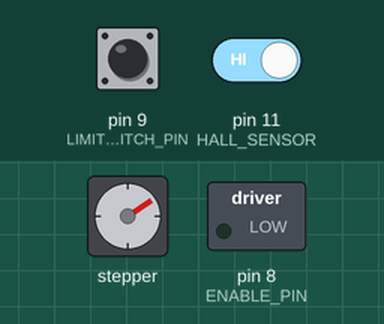
Recording of a sketch running on a simulated Arduino Uno, built with avr-gcc and run on an emulated ATmega328P. On the bench: stepper motor, switched loads named in the sketch (green lamp = pin HIGH). The test bench sets the inputs (shaded band); at power-on: pin 9 (LIMIT_SWITCH_PIN) HIGH, pin 11 (HALL_SENSOR) HIGH. Stepper angles assume 200 steps per turn; what the sketch prints to the serial monitor is not drawn.

Above: at 1.2 s.
1.3 s: pin 9 (LIMIT_SWITCH_PIN) pulled LOW for 0.15 s
At 1.65 s:
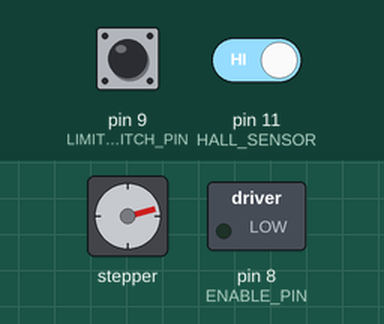
4.4 s: pin 11 (HALL_SENSOR) driven LOW
At 4.65 s:
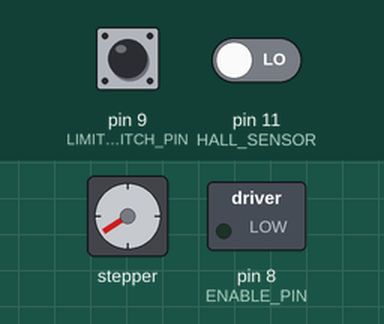
7.4 s: pin 9 (LIMIT_SWITCH_PIN) pulled LOW for 1 s
At 7.65 s:
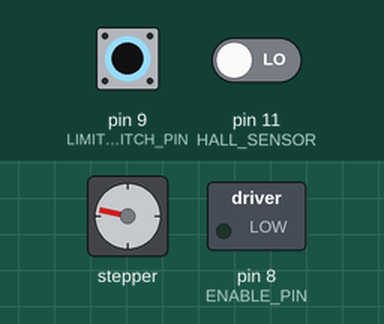
Timing chart, 0 to 16.5 s (numbered marks = the images above; inputs shaded):
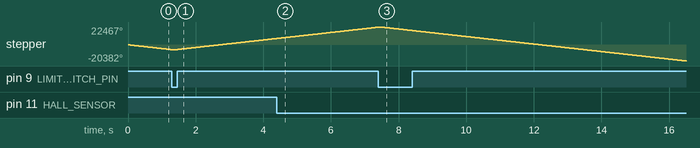

The sketch:

limit_and_auto_homing.ino
```cpp
#include <AccelStepper.h>
#include <MultiStepper.h>
// ===== 防抖配置 =====
#define LIMIT_SWITCH_PIN 9    // 限位开关引脚
#define DEBOUNCE_DELAY 50     // 防抖时间阈值（毫秒）
#define HALL_SENSOR       11
#define STEP_PIN       2
#define DIR_PIN        5
#define ENABLE_PIN      8
#define COOLDOWN_TIME 5000   // 5秒触发冷却时间

// ===== 全局变量 =====
bool lastStableState = HIGH;  // 默认上拉状态
bool lastRawState = HIGH;
unsigned long lastDebounceTime = 0;
int speed = -5000;
unsigned long startTime = 0;

// 步进电机状态机
enum MotorState { SPEED_MODE, MOVING_STEPS, STOPPED };
MotorState motorState = SPEED_MODE;

AccelStepper stepper(AccelStepper::DRIVER, STEP_PIN, DIR_PIN);

// ===== 状态变量 =====
bool lastHallState = HIGH;   // 默认上拉状态
unsigned long lastTriggerTime = 0;
unsigned long debounceStartTime = 0;
bool inDebounce = false;

// ===== 霍尔电压触发执行逻辑 =====
void onHallTriggered() {
  Serial.println("↓ 霍尔传感器下降沿触发");

  // 停止速度模式，切换到位置模式
  stepper.stop();
  stepper.move(4500);            // 左移4500步
  motorState = MOVING_STEPS;     // 更改状态
  Serial.println("开始左移4500步");
}

// ===== 函数声明 =====
void executeOnLimitTriggered();

// ===== 带防抖的限位检测 =====
bool checkLimitSwitch() {
  bool currentState = digitalRead(LIMIT_SWITCH_PIN);

  if (currentState != lastRawState) {
    lastDebounceTime = millis();
    lastRawState = currentState;
  }

  if ((millis() - lastDebounceTime) > DEBOUNCE_DELAY) {
    if (currentState != lastStableState) {
      lastStableState = currentState;
      Serial.print("[DEBUG] 稳定状态更新: ");
      Serial.println(lastStableState);
    }
  }
  return lastStableState;
}

// ===== 带状态检测的防抖函数 =====
void checkLimitWithAction() {
  static bool lastTriggerState = HIGH;
  bool currentState = checkLimitSwitch();

  if (lastTriggerState == HIGH && currentState == LOW) {
    executeOnLimitTriggered();
    Serial.println("[动作] 限位触发");
  }
  lastTriggerState = currentState;
}

// ===== 霍尔检测函数 =====
void checkHall() {
  bool currentState = digitalRead(HALL_SENSOR);
  unsigned long now = millis();

  // 检测下降沿（1→0）
  if (lastHallState == HIGH && currentState == LOW) {
    debounceStartTime = now;
    inDebounce = true;
  }

  // 防抖处理
  if (inDebounce && (now - debounceStartTime >= 20)) {
    if (digitalRead(HALL_SENSOR) == LOW) {
      if (now - lastTriggerTime >= COOLDOWN_TIME) {
        onHallTriggered();
        lastTriggerTime = now;
      }
    }
    inDebounce = false;
  }
  lastHallState = currentState;
}

// ===== 限位器触发逻辑 =====
void executeOnLimitTriggered() {
  Serial.println("限位器触发，开始反向");
  speed = 0 - speed;
  stepper.setSpeed(speed);
}

void setup() {
  Serial.begin(115200);
  pinMode(LIMIT_SWITCH_PIN, INPUT_PULLUP);
  pinMode(HALL_SENSOR, INPUT);
  pinMode(ENABLE_PIN, OUTPUT);
  digitalWrite(ENABLE_PIN, LOW);
  startTime = millis();

  // 步进电机参数
  stepper.setMaxSpeed(10000);
  stepper.setAcceleration(1000);
  stepper.setSpeed(speed);
}

void loop() {
  checkLimitWithAction();
  checkHall(); // 启用霍尔检测函数

  // 状态机控制
  switch (motorState) {
    case SPEED_MODE:
      stepper.runSpeed();
      break;

    case MOVING_STEPS:
      if (stepper.distanceToGo() != 0) {
        stepper.run();
      } else {
        motorState = STOPPED;
        Serial.println("移动完成，电机停止");
      }
      break;

    case STOPPED:
      // 保持停止状态
      break;
  }
}
```
